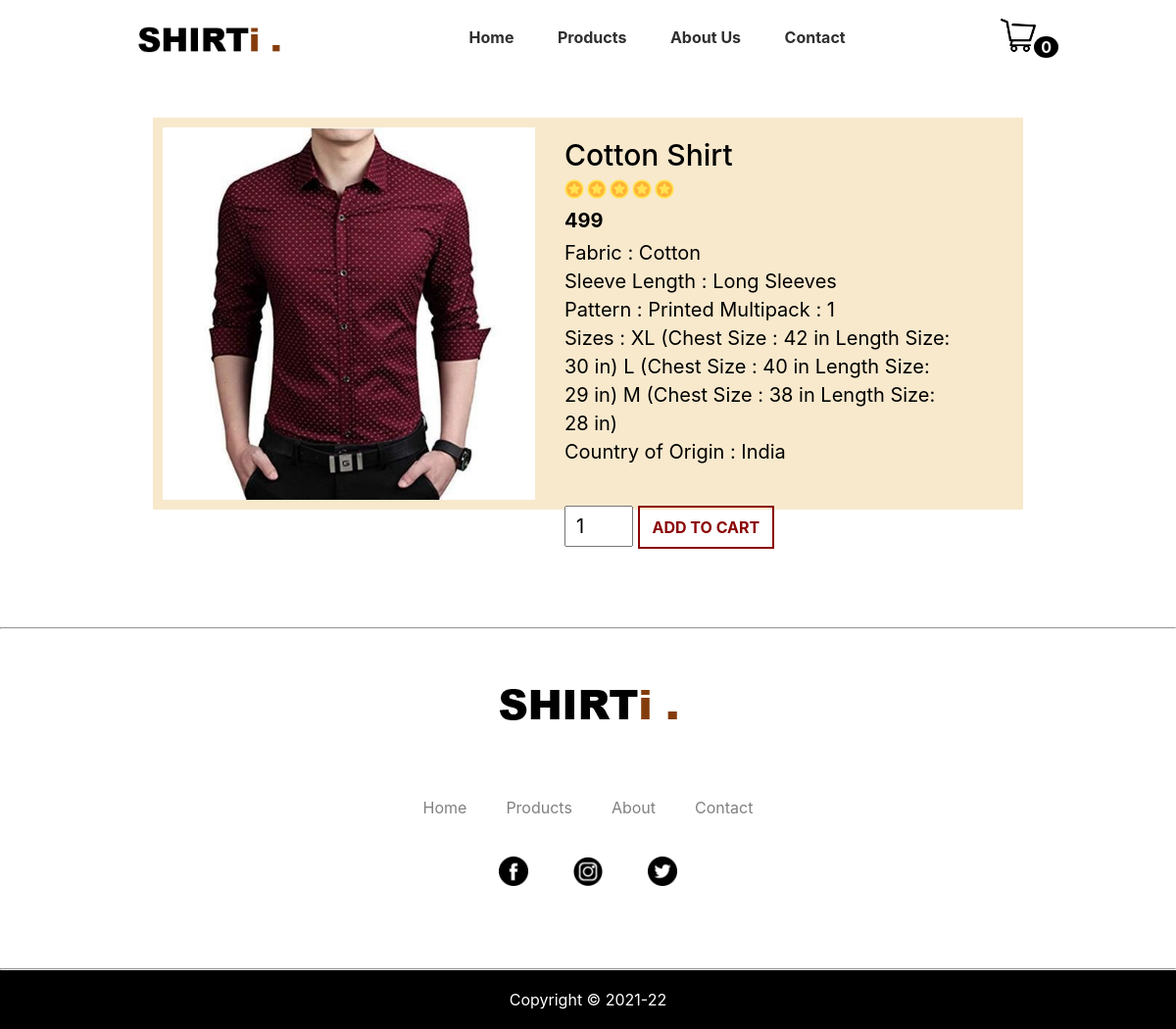
Page /product.php?p=12 on the committed database.
### tables this page shows
CREATE TABLE `products_all` (
  `sno` int(11) NOT NULL,
  `name` varchar(100) NOT NULL,
  `desc_` longtext NOT NULL,
  `price` int(11) NOT NULL,
  `sale_price` int(11) NOT NULL,
  `on_sale` text NOT NULL,
  `image_link` varchar(100) NOT NULL,
  `rating` int(11) NOT NULL,
  `date` date NOT NULL DEFAULT current_timestamp()
);

### product.php (the view, shortened to what this page needs)
<?php
    $product = $_GET['p'];
    include('components/_db.php');
    $sql = "SELECT * FROM `products_all` WHERE `sno`='".$product."'";
    $result = mysqli_query($conn,$sql);
    while ($row = mysqli_fetch_assoc($result)) {
        $name = $row['name'];
        $desc_ = $row['desc_'];
        $price = $row['price'];
        $sale_price = $row['sale_price'];
        $on_sale = $row['on_sale'];
        $image_link = $row['image_link'];
    }
?>
<!DOCTYPE html>
<html lang="en">
<head>
    <link rel="stylesheet" href="style.css">
</head>
<body>
<?php include('components/nav.php') ?>
    <br>
    <br>
    <br>
    <br>
    <br>
    <br>
    <div class="p-product-box">
        <div class="p-product-image">
            <img src="<?php echo $image_link ?>" alt="">
        </div>
        <div class="p-product-info">
            <h2>
                <?php echo $name ?>
            </h2>
            <span class="p-stars"><img src="images/star.png" alt=""><img src="images/star.png" alt=""><img
                    src="images/star.png" alt=""><img src="images/star.png" alt=""><img src="images/star.png"
                    alt=""></span>
            <br>
            <?php
                    if ($on_sale == 'yes') {
                        echo '
                        <p class="p-pro-price">
                            '.$sale_price.' <del>'.$price.'</del>
                        </p>
                        ';
                    }
                    else{
                        echo '
                        <p class="p-pro-price">
                        '.$price.'
                        </p>
                        ';
                    }
                ?>
            <div class="p-product-desc">
                <p>
                    <?php echo $desc_ ?>
                </p>
            </div>
            <br>
            <br>
            <form method="post">
                <input type="number" value="1" name="add_to_c" class="val_">
                <button class="b-v-2">ADD TO CART</button>
            </form>
            <br>
            <br>
        </div>
    </div>
    <br>
    <br>
    <br>
    <br>
    <br>
    <br>
    <?php include('components/footer.php')?>
</body>
</html>

### style.css (style rules this page uses)
:root { --color: darkred; }
* { padding: 0; margin: 0; box-sizing: border-box; font-family: -apple-system, BlinkMacSystemFont, 'Segoe UI', Roboto, Oxygen, Ubuntu, Cantarell, 'Open Sans', 'Helvetica Neue', sans-serif; }
body { overflow-x: hidden; }
h2 { font-size: 30px; font-weight: 500; }
p { font-size: 20px; line-height: 29px; }
button { text-transform: uppercase; padding: 10px 13px; font-size: 16px; font-weight: 650; background: var(--color); border: 2px solid var(--color); color: white; cursor: pointer; }
.p-stars img { height: 20px; width: 20px; margin-top: 7px; margin-right: 3px; }
.p-product-box { height: 400px; width: 74vw; background: rgb(248, 233, 205); margin: auto; display: flex; border: 10px solid rgb(248, 233, 205); flex-wrap: wrap; }
.p-product-image { height: 390px; width: 390px; overflow: hidden; }
.p-product-image img { height: 380px; }
.p-product-info { padding: 10px 20px; }
.p-product-desc { width: 400px; }
.p-product-desc { line-height: 25px; }
.p-pro-price { font-size: 20px; font-weight: 700; padding: 4px 0px; }
.b-v-2 { border: 2px solid var(--color); color: var(--color); background: none; }

### product.php (style rules this page uses)
.val_ { padding: 7px 10px;font-size: 20px;width:70px; }

### rows in the picture
products_all: image_link (picture), name "Cotton Shirt", price "499", desc_ "Fabric : Cotton Sleeve Length : Long Sleeves Pattern : Printed Multipack : 1 Sizes : XL (Chest Size : 42 in Length Size: 30 in) L (Chest Size : 40 in Length Size: 29 in) M (Chest Size : 38 in Length Size: 28 in) Country of Origin : India"

### other values in the picture
$cart_value "0"
